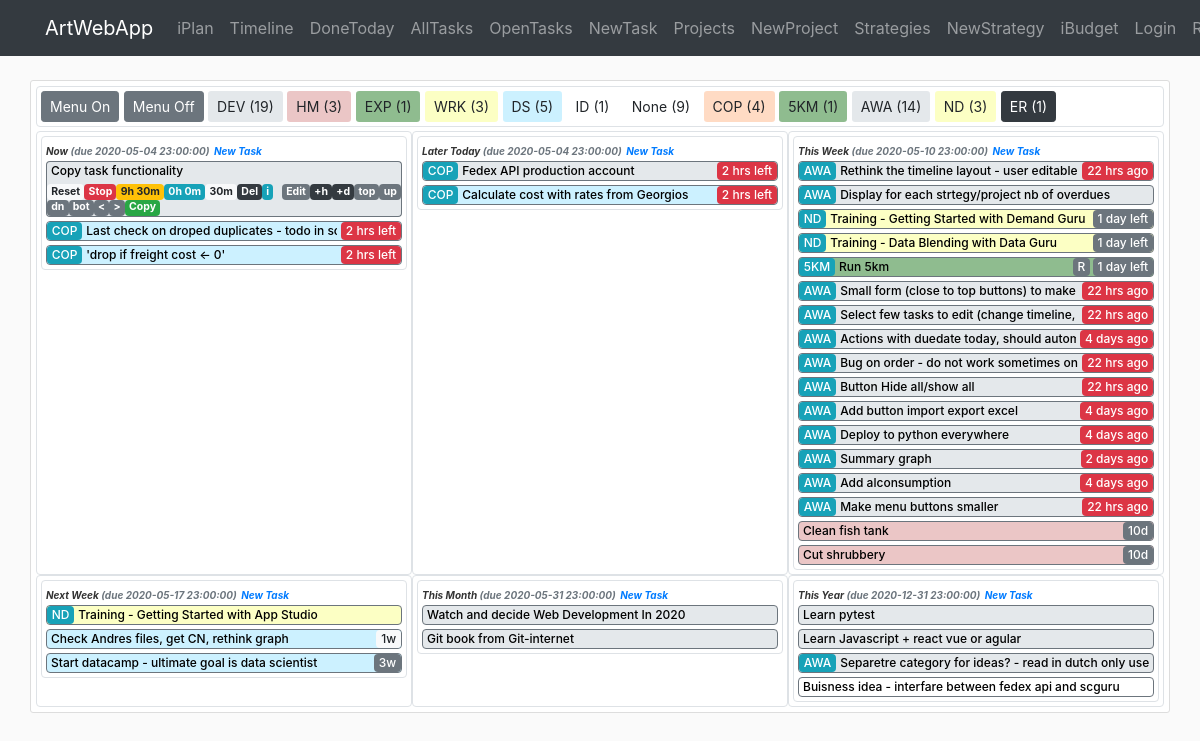
The app's page /iplan/timeline, older data.
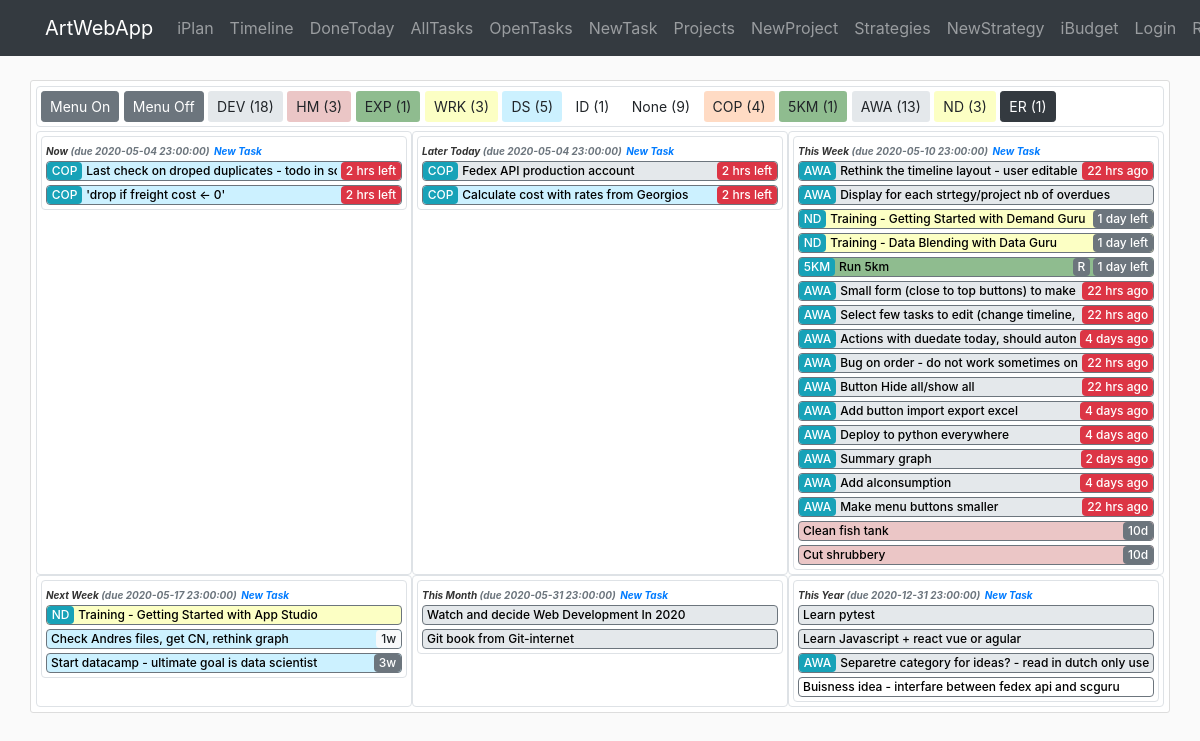
The same page, newer data.
### awa/iplan/models.py (models this page shows, shortened)
class Strategy(db.Model):
    id = db.Column(db.Integer, primary_key=True)
    name = db.Column(db.String(40), nullable=False)
    symbol = db.Column(db.String(3))
    desc = db.Column(db.Text)
    color = db.Column(db.String(7))
    order = db.Column(db.Integer)
    time_creation = db.Column(db.DateTime, default=datetime.now)
    time_completion = db.Column(db.DateTime)
    show_timeline = db.Column(db.Boolean, default=True, nullable=False)
    category = db.Column(db.String(20), nullable=True)
    br_task = db.relationship('Task', backref='strategy')  # todo: lazy=True - test that later

class Project(db.Model):
    id = db.Column(db.Integer, primary_key=True)
    name = db.Column(db.String(40), nullable=False)
    symbol = db.Column(db.String(3))
    desc = db.Column(db.Text)
    category = db.Column(db.String(20))
    color = db.Column(db.String(7))
    order = db.Column(db.Integer)
    time_creation = db.Column(db.DateTime, default=datetime.now)
    time_completion = db.Column(db.DateTime)
    time_due = db.Column(db.DateTime)
    duration_plan = db.Column(db.Interval, nullable=False, default=timedelta(0))
    show_timeline = db.Column(db.Boolean, default=True, nullable=False)
    br_task = db.relationship('Task', backref='project')  # todo: lazy=True - test that later

class Task(db.Model):
    id = db.Column(db.Integer, primary_key=True)
    name = db.Column(db.String(140), nullable=False)
    desc = db.Column(db.Text)
    category = db.Column(db.String(20))
    frequency = db.Column(db.String(10))
    frequency_days = db.Column(db.Integer)
    time_creation = db.Column(db.DateTime, default=datetime.now)
    time_completion = db.Column(db.DateTime)
    time_due = db.Column(db.DateTime)
    time_line = db.Column(db.String(20))
    duration_plan = db.Column(db.Interval, nullable=False, default=timedelta(0))
    duration_real = db.Column(db.Interval, nullable=False, default=timedelta(0))
    timer_start = db.Column(db.DateTime)
    order = db.Column(db.Integer)
    show_menu = db.Column(db.Boolean, default=True, nullable=False)
    id_strategy = db.Column(db.Integer, db.ForeignKey('strategy.id'), nullable=False)
    id_project = db.Column(db.Integer, db.ForeignKey('project.id'))
    def __repr__(self):
        return f"Task(id='{self.id}', name='{self.name}', desc='{self.desc}', category='{self.category}'," \
               f" frequency='{self.frequency}', frequency_days='{self.frequency_days}'," \
               f" time_creation='{self.time_creation}', time_completion='{self.time_completion}'," \
               f" time_due='{self.time_due}', time_line='{self.time_line}', duration_plan='{self.duration_plan}'," \
               f" duration_real='{self.duration_real}', timer_start='{self.timer_start}', order='{self.order}'," \
               f" show_menu='{self.show_menu}', id_strategy='{self.id_strategy}', id_project='{self.id_project}')"

### awa/iplan/routes.py (the view)
@iplan.route('/iplan/timeline', methods=['GET', 'POST'])
def timeline():
    tasks = Task.query.filter(Task.time_completion.is_(None)).order_by(Task.order).all()
    strategies = Strategy.query.all()
    projects = Project.query.all()
    count_tasks_strategy = dict(zip([strategy.id for strategy in strategies], [0 for _ in range(len(strategies))]))
    count_tasks_project = dict(zip([project.id for project in projects], [0 for _ in range(len(projects))]))
    for task in tasks:
        if task.strategy.id in count_tasks_strategy:
            count_tasks_strategy[task.strategy.id] += 1
        if task.project.id in count_tasks_project:
            count_tasks_project[task.project.id] += 1
    return render_template('iplan/timeline.html', tasks=tasks, TimeLine=TimeLine, strategies=strategies, projects=projects,
                           count_tasks_strategy=count_tasks_strategy, count_tasks_project=count_tasks_project,
                           string_from_duration=string_from_duration, now=datetime.now())

### awa/templates/iplan/timeline.html (shortened to what this page needs)
{% extends "layout.html" %}
{% block content %}
<div class="container">
    <div class="row content-section">
        <div class="col-md-12 border p-1 rounded mb-1 ">
            <a  href="{{url_for('iplan.show_menu_all', state='on') }}" class="btn btn-secondary btn-sm" role="button">Menu On</a>
            <a  href="{{url_for('iplan.show_menu_all', state='off') }}" class="btn btn-secondary btn-sm" role="button">Menu Off</a>
            {% for strategy in strategies %}
                {% if count_tasks_strategy[strategy.id] > 0%}
                    {% if strategy.show_timeline %}
                        <a  href="{{url_for('iplan.show_strategy_timeline', id_strategy=strategy.id) }}" class="btn btn-sm" style="background-color:{{strategy.color}}" role="button">{{strategy.symbol}} ({{count_tasks_strategy[strategy.id]}})</a>
                    {% else %}
                        <a  href="{{url_for('iplan.show_strategy_timeline', id_strategy=strategy.id) }}" class="btn btn-dark btn-sm" role="button">{{strategy.symbol}} ({{count_tasks_strategy[strategy.id]}})</a>
                    {% endif %}
                {% endif %}
            {% endfor %}
            {% for project in projects %}
                {% if count_tasks_project[project.id] > 0%}
                    {% if project.show_timeline %}
                        <a  href="{{url_for('iplan.show_project_timeline', id_project=project.id) }}" class="btn btn-sm" style="background-color:{{project.color}}" role="button">{{project.symbol}} ({{count_tasks_project[project.id]}})</a>
                    {% else %}
                        <a  href="{{url_for('iplan.show_project_timeline', id_project=project.id) }}" class="btn btn-dark btn-sm" role="button">{{project.symbol}} ({{count_tasks_project[project.id]}})</a>
                    {% endif %}
                {% endif %}
            {% endfor %}
        </div>
        {% for timeline in TimeLine.categories %}
        <div class="col-md-4 border p-1 rounded">
            <div class="col-12 border timeline_task_border rounded p-0">
                <small class="timeline_header ml-1">{{ timeline }} </small>
                <small class="timeline_header text-muted">(due {{TimeLine.duedate_per_category_for_new_tasks(timeline)}})</small>
                <a href="{{ url_for('iplan.task_create', timeline_category=timeline) }}"><small class="timeline_header text-primary">New Task</small></a>
                {% for task in tasks %}
                    {% if task.time_line == timeline and task.strategy.show_timeline and task.project.show_timeline %}
                        {% if task.show_menu == False %}
                            <div class="row rounded border border border-secondary timeline_task_name pl-0  mb-1 ml-1 mr-1" style="background-color:{{task.strategy.color}}">
                                {% if TimeLine.progress_indicator(task.time_creation, timeline)[0] %}
                                    {% if task.project.symbol != 'None' %}
                                        <div class="col-auto p-0 m-0">
                                            <small class="badge badge-info progress_indicator">{{task.project.symbol}}</small>
                                        </div>
                                    {% endif %}
                                    <div class="col text-truncate p-0 pl-1 m-0 mr-1">
                                        <a href="{{url_for('iplan.show_menu', id_task=task.id, state='on') }}" class="show_menu_links" title="{{task.name}}">{{task.name}}</a>
                                    </div>
                                    <div class="col-auto p-0 m-0 text-right">
                                        {% if TimeLine.duedate_indicator(task.time_due)[0] %}
                                            <small class="{{TimeLine.duedate_indicator(task.time_due)[1]}} m-0 progress_indicator">{{TimeLine.duedate_indicator(task.time_due)[0]}}</small>
                                        {% else %}
                                            <small class="{{TimeLine.progress_indicator(task.time_creation, timeline)[1]}}  progress_indicator">{{TimeLine.progress_indicator(task.time_creation, timeline)[0]}}</small>
                                        {% endif %}
                                    </div>
                                {% else %}
                                    {% if task.project.symbol != 'None' %}
                                        <div class="col-auto p-0 m-0">
                                            <small class="badge badge-info progress_indicator">{{task.project.symbol}}</small>
                                        </div>
                                    {% endif %}
                                    <div class="col text-truncate p-0 pl-1 m-0 mr-1">
                                        <a href="{{url_for('iplan.show_menu', id_task=task.id, state='on') }}" class="show_menu_links" title="{{task.name}}">{{task.name}}</a>
                                    </div>
                                    <div class="col-auto p-0 m-0 text-right">
                                    {% if task.frequency == 'Repeatable' %}
                                        <small class="badge badge-secondary progress_indicator">R</small>
                                    {% endif %}
                                    {% if TimeLine.duedate_indicator(task.time_due)[0] %}
                                        <small class="{{TimeLine.duedate_indicator(task.time_due)[1]}} progress_indicator">{{TimeLine.duedate_indicator(task.time_due)[0]}}</small>
                                    {% endif %}
                                    </div>
                                {% endif %}
                            </div>
                        {% else %}
                            <div class="row rounded-top border border-bottom-0 border-secondary timeline_task_name pl-1 pb-1 ml-1 mr-1" style="background-color:{{task.strategy.color}}">
                                <a href="{{url_for('iplan.show_menu', id_task=task.id, state='off') }}" class="show_menu_links">{{task.name}}</a>
                            </div>
                            <div class="row rounded-bottom border border-top-0 border-secondary timeline_task_buttons mb-1 ml-1 mr-1" style="background-color:{{task.strategy.color}}">
                                {% if task.timer_start %}
                                    <a href="{{url_for('iplan.task_timer_start', id_task=task.id) }}" class="badge badge-light">Reset</a>
                                    <a href="{{url_for('iplan.task_timer_end', id_task=task.id) }}" class="badge badge-danger">Stop</a>
                                {% endif%}
                                {% if task.timer_start %}
                                    <a href="#" class="badge badge-warning">{{string_from_duration(now - task.timer_start)}}</a>
                                {% endif %}
                                <a href="#" class="badge badge-info">{{string_from_duration(task.duration_real)}}</a>
                                <a href="#" class="badge badge-light">{{string_from_duration(task.duration_plan)}}</a>
                                <a href="{{url_for('iplan.task_delete', id_task=task.id) }}" class="badge badge-dark">Del</a>
                                <a href="#" data-toggle="tooltip" class="badge badge-info" data-html="true" title="{{task}}">i</a>
                                <a href="{{url_for('iplan.task_update', id_task=task.id) }}" class="badge badge-secondary ml-auto">Edit</a>
                                <a href="{{url_for('iplan.task_postpone', id_task=task.id, duration='h') }}" class="badge badge-dark">+h</a>
                                <a href="{{url_for('iplan.task_postpone', id_task=task.id, duration='d') }}" class="badge badge-dark">+d</a>
                                <a href="{{url_for('iplan.task_move', id_task=task.id, direction='top')}}" class="badge badge-secondary">top</a>
                                <a href="{{url_for('iplan.task_move', id_task=task.id, direction='up')}}" class="badge badge-secondary">up</a>
                                <a href="{{url_for('iplan.task_move', id_task=task.id, direction='down')}}" class="badge badge-secondary">dn</a>
                                <a href="{{url_for('iplan.task_move', id_task=task.id, direction='bottom')}}" class="badge badge-secondary">bot</a>
                                <a href="{{url_for('iplan.task_move_timeline', id_task=task.id, direction='previous') }}" class="badge badge-secondary"><</a>
                                <a href="{{url_for('iplan.task_move_timeline', id_task=task.id, direction='next') }}" class="badge badge-secondary">></a>
                                <a href="{{url_for('iplan.task_make_copy', id_task=task.id)}}" class="badge badge-success">Copy</a>
                            </div>
                        {% endif %}
                    {% endif %}
                {% endfor %}
            </div>
        </div>
        {% endfor %}
    </div>
</div>
{% endblock content %}

### awa/templates/layout.html (shortened to what this page needs)
<!DOCTYPE html>
<html lang="en">
<head>
    <link rel="stylesheet" href="https://stackpath.bootstrapcdn.com/bootstrap/4.4.1/css/bootstrap.min.css">
    <link rel="stylesheet" type="text/css" href="{{ url_for('static', filename='main.css') }}">
</head>
<body>
    <header>
        <nav class="navbar navbar-expand-md navbar-dark bg-dark fixed-top">
            <div class="container">
                <a class="navbar-brand" href="{{ url_for('main.home') }}">ArtWebApp</a>
                <div class="collapse navbar-collapse" id="navbarSupportedContent">
                    <div class="navbar-nav mr-auto">
                        <a class="nav-item nav-link" href="{{ url_for('iplan.home') }}">iPlan</a>
                        <a class="nav-item nav-link" href="{{ url_for('iplan.timeline') }}">Timeline</a>
                        <a class="nav-item nav-link" href="{{ url_for('iplan.task_donetoday') }}">DoneToday</a>
                        <a class="nav-item nav-link" href="{{ url_for('iplan.task') }}">AllTasks</a>
                        <a class="nav-item nav-link" href="{{ url_for('iplan.task_open') }}">OpenTasks</a>
                        <a class="nav-item nav-link" href="{{ url_for('iplan.task_create', timeline_category='This Week') }}">NewTask</a>
                        <a class="nav-item nav-link" href="{{ url_for('iplan.project') }}">Projects</a>
                        <a class="nav-item nav-link" href="{{ url_for('iplan.project_create') }}">NewProject</a>
                        <a class="nav-item nav-link" href="{{ url_for('iplan.strategy') }}">Strategies</a>
                        <a class="nav-item nav-link" href="{{ url_for('iplan.strategy_create') }}">NewStrategy</a>
                    </div>
                    <div class="navbar-nav">
                        <a class="nav-item nav-link" href="{{ url_for('ibudget.home')}}">iBudget</a>
                        <a class="nav-item nav-link" href="#">Login</a>
                        <a class="nav-item nav-link" href="#">Register</a>
                    </div>
                </div>
            </div>
        </nav>
    </header>
    <main role="main">
            {% block content %}{% endblock %}
    </main>
</body>
</html>

Row changes from the older to the newer data that the page shows:
no longer on this page (row edited): Task: name "Copy task functionality", string_from_duration(now-task.timer_start) "9h 30m", duration_real "0h 0m", duration_plan "30m", shown under "Now"
computed for Strategy "DEV": count_tasks_strategy "19" → "18"
computed for Project "AWA": count_tasks_project "14" → "13"
